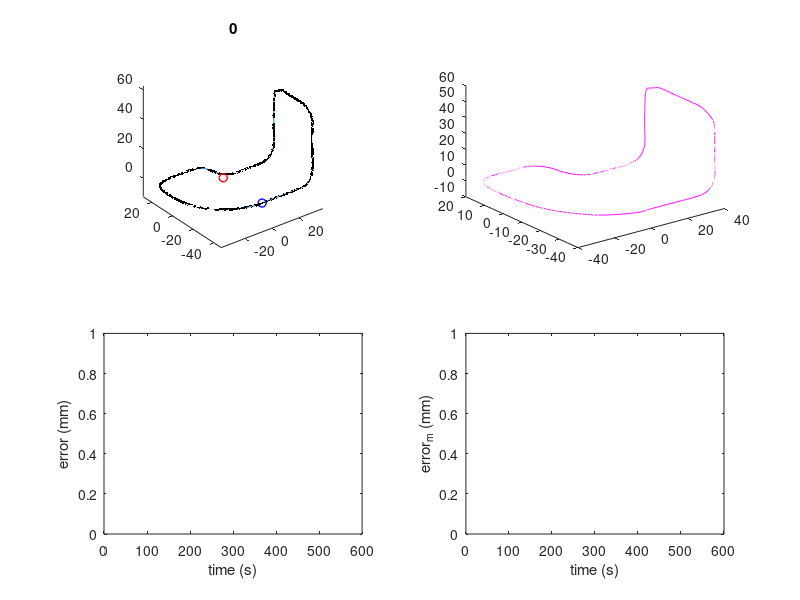

Reproduce this figure in MATLAB. (Note: this script raises an error after producing the figure.)

% TODO: Loop condition is bad
% only update control points 1x per iteration.

%Z,X,Y
wp = [-37.5000000000000,0,0;-36.5050000000000,0,-8.58000000000000;-32.7890000000000,0,-18.1900000000000;-28.8600000000000,0,-23.9300000000000;-21.7250000000000,0,-30.5660000000000;-12.4100000000000,0,-35.3800000000000;0,0,-37.5000000000000;8.75000000000000,0,-37.5000000000000;11.3200000000000,0,-37.1630000000000;14.9000000000000,0,-35.3800000000000;17.7280000000000,0,-31.9040000000000;18.7500000000000,0,-25.6980000000000;18.7500000000000,0,-18.7500000000000;18.7500000000000,0,-14.0150000000000;18.2850000000000,0,-6.98600000000000;13.4390000000000,0,-1.16800000000000;6.55000000000000,0,0.614000000000000;1.27000000000000,0,5.12200000000000;0,0,12.1430000000000;0,0,23.7500000000000;0,0,27.5000000000000;0,0.874000000000000,31.5800000000000;0,3.80000000000000,35.3400000000000;0,10,37.5000000000000;0,19,37.5000000000000;0,28.8000000000000,37.5000000000000;-0.548000000000000,43.2660000000000,37.5000000000000;-2.92900000000000,47.0710000000000,37.5000000000000;-7.15000000000000,49.5800000000000,37.5000000000000;-11.8160000000000,50,37.5000000000000;-19.6000000000000,50,37.5000000000000;-27.5000000000000,50,37.5000000000000;-31.3200000000000,49.2400000000000,37.5000000000000;-35.4800000000000,46.0270000000000,37.5000000000000;-37.2850000000000,42.0610000000000,37.5000000000000;-37.5000000000000,36.3700000000000,37.5000000000000;-37.5000000000000,19.7500000000000,37.5000000000000;-37.5000000000000,10,37.5000000000000;-37.5000000000000,3.80000000000000,35.3490000000000;-37.5000000000000,0.516000000000000,30.6700000000000;-37.5000000000000,0,20.7190000000000;-37.5000000000000,0,7.89000000000000];
wp = [wp(:,3),wp(:,1),wp(:,2)];
wp(end,:) = wp(1,:); %loop the trajectory
smallnumber = .02;  % make this smaller to get more waypoints
w2o = interp1(1:numel(wp(:,1)),wp,1:smallnumber:numel(wp(:,1)),'spline');

% This while loop evenly spaces the points along the trajectory
w2 = w2o(1:2,:);
c1 = 2;
c2 = 1;
spacingDist = 0.5; % in mm.  Make smaller to get more points
var = 0.5;
% length = 0;
% for i = 2: size(w2o,1)
%     length = length + norm( w2o(i,:)- w2o(i-1,:) );
% end
% display(length)
% return

while c1< size(w2o,1)
    if norm( w2(c2,:)- w2o(c1,:) ) > spacingDist
        c2=c2+1;
        w2(c2,:) = w2o(c1,:);
    end
    c1=c1+1;
end
w2(c2+1,:)  =  w2(1,:);

% avoid the repeat of the last node
wp = w2(1:end-1,:);
w2ILC = wp;


% model: gravity pulls on our 2nd order system.
x0 = [0,0,0,0,0,0]';  %inital conditions: [x,y,z,vx,vy,vz]

iters = 30000; %control steps
X = repmat(x0, 1,iters); % state

mg = 50; %mm/s^2
Dt = 0.02; %seconds
Kp = 1;
Kd = 0;
Ki = 0;
Drag = 0.9;
Speed  = 100; %mm/s
%learningRate = 0.25;

%%%%%%%%%%%%%% PLOTTING
figure(1);clf
subplot(2,2,1);
plot3(w2(:,1),w2(:,2),w2(:,3),'linewidth',.1 );
hold on
plot3(wp(:,1),wp(:,2),wp(:,3),'.k' );

% ANIMATE
hrpath = plot3(X(1,1),X(2,1),X(3,1),'r','linewidth',1);
hrobot = plot3(X(1,1),X(2,1),X(3,1),'ro','linewidth',1);
hnear = plot3(wp(1,1),wp(1,2),wp(1,3),'bo','linewidth',1);

% hILC = plot3(w2ILC(:,1),w2ILC(:,2),w2ILC(:,3),'m','linewidth',.2 );
axis equal
htit = title('0');
error_p = [0 0 0]';
error_c = [0 0 0]';
error_d = NaN;
error_direct = zeros(size(wp,1),3);
error = NaN*ones(iters,1);
error_h = NaN*ones(iters,1);
error_list = NaN*ones(size(wp,1),100);
error_ind = ones(size(wp,1),1);
subplot(2,2,2);
hILC = plot3(w2ILC(:,1),w2ILC(:,2),w2ILC(:,3),'m','linewidth',.2 );

subplot(2,2,3);
herr = plot(Dt*(1:iters),error,'linewidth',1);
xlabel('time (s)');ylabel('error (mm)');

subplot(2,2,4);
herr_h = plot(Dt*(1:iters),error_h,'linewidth',1);
xlabel('time (s)');ylabel('error_m (mm)');


%%%%%%%%%%%%%% END PLOTTING
learningRate = 1;
rangeInfluence = 10;

errInt = [0;0;0];
for i = 1: iters-1
    % determine closest point on trajectory
    [cp,ind]  = closestPt(wp, X(1:3,i));
    %ILC part: change the wp values via a smooth bump to the values.
    error(i) = norm( cp - X(1:3,i));
    error_c = error(i);
    error_list(ind,error_ind(ind,1)) = error(i);
    error_ind(ind)= error_ind(ind)+1; 
    %rangeInfluence = round(rangeInfluence*tanh(error(i)));
    if i<=1000
        error_m = mean(error(1:i));
    else
       error_m = mean(error(i-999:i)); 
    end
    error_h(i) = error_m;
    cp = w2ILC(ind,:)';
 
%     inds = ind-rangeInfluence:ind+rangeInfluence;
%     scales = 1/(sqrt(2*pi*var)) * exp(-(inds-ind).^2./(2*var^2));
%     %uniform
%     scales = scales / sum(scales);
%     scales = 1-abs(-rangeInfluence:0)/rangeInfluence;
%     indILC = inds;
%     indILC(indILC<1) = size(wp,1)+ indILC(indILC<1);
%     indILC(indILC>size(wp,1)) = indILC(indILC>size(wp,1)) - size(wp,1);
    %indILC
    T = (iters-i)/iters;
    
    error_cpt = error_list(ind,~isnan(error_list(ind,:))); %closest point error history
    if length(error_cpt) >1
    error_d = error_cpt(end-1)-error_cpt(end); %error deriviative
    end
    disp(error_d)
    if (error_ind(ind)-1) ==1
        learningRate_direct = 0;
%     elseif error_d<0
%         learningRate_direct =1tanh(error_d);
    else
        learningRate_direct = tanh(error_d);
    end
    learningRate = 2*exp(-error_m/T); %simulated annealing
    %w2ILC(ind,:) = w2ILC(ind,:) + learningRate.*(wp(ind,:)-X(1:3,i)');
    p2c_vector = wp(ind,:)-X(1:3,i)';
    error_direct(ind,:) = abs(learningRate_direct).*(error_direct(ind,:)+(1-abs(learningRate_direct)).*(p2c_vector/norm(p2c_vector)))/norm(abs(learningRate_direct).*error_direct(ind,:)+(1-abs(learningRate_direct)).*(p2c_vector/norm(p2c_vector)));
    w2ILC(ind,:) = w2ILC(ind,:) + learningRate.*error_direct(ind,:).*norm(p2c_vector);

   
  % comment to turn off ILC
  
    % look ahead
    ind = ind+ 1;
    if ind>size(wp,1)
        ind = ind-size(wp,1);
    end
    
    wpDiff = w2(ind+1,:)'-w2(ind,:)'; %direction between waypoints
    
    errInt = errInt+ (cp - X(1:3,i)); %integral term
    
    % deriv term
    if i ==1
        vel = [0;0;0];
    else
        vel = X(1:3,i)-X(1:3,i-1);
    end
    
    control =  Kp*(cp - X(1:3,i)) + Ki*errInt - Kd*vel  +  2*wpDiff/norm(wpDiff);
    % controller steers the thrust (only controls the orientation)
    u = Speed*control/norm(control);
    
    
    
    X(:,i+1) = [ ...
        X(1,i) + Drag*Dt*X(4,i) + 1/2*Dt*Dt*u(1);
        X(2,i) + Drag*Dt*X(5,i) + 1/2*Dt*Dt*u(2);
        X(3,i) + Drag*Dt*X(6,i) + 1/2*Dt*Dt*(u(3)-mg);
        Drag*X(4,i) + Dt*u(1);
        Drag*X(5,i) + Dt*u(2);
        Drag*X(6,i) + Dt*(u(3)-mg)];
    
    %update
    if mod(i,20) ==0
        set( hrpath,  'Xdata', X(1,1:i),'Ydata',X(2,1:i),'Zdata',X(3,1:i));
        set( hrobot, 'Xdata',X(1,i),'Ydata',X(2,i),'Zdata',X(3,i));
        set( hnear, 'Xdata',wp(ind,1),'Ydata',wp(ind,2),'Zdata',wp(ind,3));
        set( hILC, 'Xdata',[w2ILC(:,1);w2ILC(1,1)],'Ydata',[w2ILC(:,2);w2ILC(1,2)],'Zdata',[w2ILC(:,3);w2ILC(1,3)] );
        set(htit,'String',num2str(i));
        set(herr,'Ydata',error);
        set(herr_h,'Ydata',error_h);
        drawnow
    end
    if ~mod(iters,1000)==0
        pause(1)
    end
end





function [cp,ind] = closestPt(arr,pt) % pick the closest point in arr to py
[~,ind] = min( sum( (arr - repmat(pt',size(arr,1),1)).^2,2));
cp = arr(ind,:)';
end




